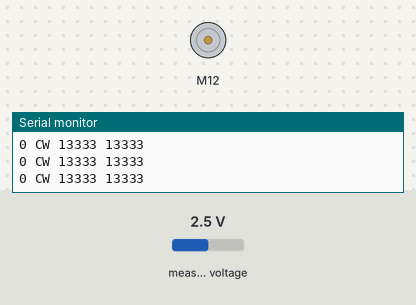
Simulated run of this sketch. Board: ESP32. Shown: DC motor (green arrow = forward, orange = backward, longer = faster), the last lines printed to the serial monitor. Inputs (shaded band) come from the test bench; at power-on: measured voltage 2.5 V.

Above: at 1.2 s.
1.3 s: measured voltage set to 3.8 V
At 2.5 s:
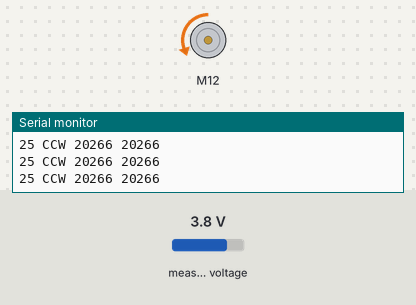
2.8 s: measured voltage set to 0.1 V
At 4.0 s:
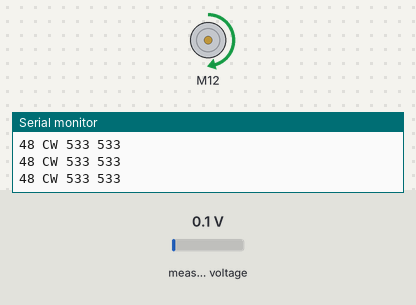
4.3 s: measured voltage set to 1.2 V
At 5.4 s:
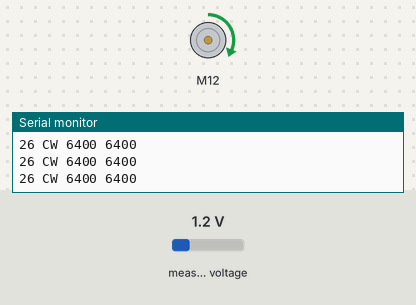
5.8 s: measured voltage set to 4.9 V
At 6.6 s:
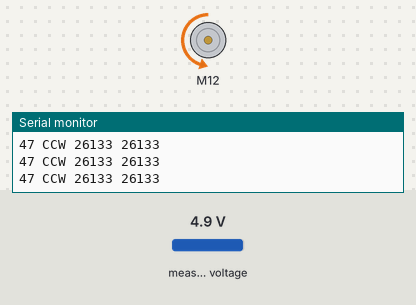
7.3 s: measured voltage set to 2.5 V
At 7.8 s:
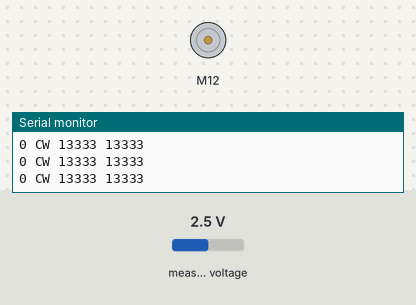
Timing chart, 0 to 9.8 s (numbered marks = the images above; inputs shaded):
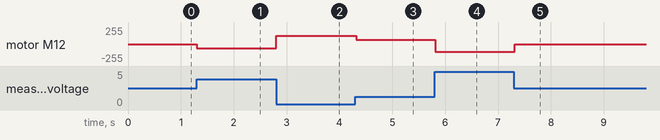

Measured:
- after the input at 1.3 s, motor M12: stopped → backward 63/255 at once
- after the input at 2.8 s, motor M12: backward 63/255 → forward 122/255 at once
- after the input at 4.3 s, motor M12: forward 122/255 → forward 66/255 at once
- after the input at 5.8 s, motor M12: forward 66/255 → backward 119/255 at once
- after the input at 7.3 s, motor M12: backward 119/255 → stopped at once

The sketch:

Motor_Turn_Test_V2.ino
```cpp
// (licence header left out)
//
/*
#define RPWM 12 // define pin 3 for RPWM pin (output)
#define R_EN 23 // define pin 2 for R_EN pin (input)
#define R_IS 25 // define pin 5 for R_IS pin (output)

#define LPWM 13 // define pin 6 for LPWM pin (output)
#define L_EN 27 // define pin 7 for L_EN pin (input)
#define L_IS 29 // define pin 8 for L_IS pin (output)

*/

#define RPWM 12 // define pin 3 for RPWM pin (output)
#define R_EN 23 // define pin 2 for R_EN pin (input)
#define R_IS 25 // define pin 5 for R_IS pin (output)

#define LPWM 13 // define pin 6 for LPWM pin (output)
#define L_EN 27 // define pin 7 for L_EN pin (input)
#define L_IS 29 // define pin 8 for L_IS pin (output)

#define CW 1 //do not change
#define CCW 0 //do not change
#define debug 0 //change to 0 to hide serial monitor debugging infornmation or set to 1 to view


#define speedpot      A0       //PIN FOR SPEED POT

#include <RobojaxBTS7960.h>

#include <Wire.h>
#include <Adafruit_ADS1015.h>

 Adafruit_ADS1115 ads(0x48);  /* Use this for the 16-bit version */
 Adafruit_ADS1115 ads2(0x49);

RobojaxBTS7960 motor(R_EN,RPWM,R_IS, L_EN,LPWM,L_IS,debug);


   int speedval = 0;          // VARIABLE INITIALIZAT

void setup() {
  // BTS7960 Motor Control Code by Robojax.com 20190622
  Serial.begin(9600);// setup Serial Monitor to display information

 ads.begin();
  ads2.begin();
   motor.begin();

    // BTS7960 Motor Control Code by Robojax.com 20190622
}

void loop() {
    int16_t adc0, adc1, adc2, adc3;

  adc0 = ads.readADC_SingleEnded(0);
  adc1 = ads2.readADC_SingleEnded(0);
//  adc2 = ads.readADC_SingleEnded(2);
//  adc3 = ads.readADC_SingleEnded(3);


   // BTS7960 Motor Control Code by Robojax.com 20190622

  // float val = analogRead(speedpot);

   if (adc0 > 13415){

    adc0 = ads.readADC_SingleEnded(0);

     speedval = map(adc0,13415,26830,0,50) ;

        motor.rotate(speedval,CCW);


    Serial.print(speedval);
    Serial.print(" ");
        Serial.print("CCW");
    Serial.print(" ");
      Serial.print (adc0);
      Serial.print(" ");
      Serial.println (adc1);
   }

   if (adc0 < 13415){

    adc0 = ads.readADC_SingleEnded(0);

     speedval = map(adc0,13415,0,0,50) ;

        motor.rotate(speedval,CW);


    Serial.print(speedval);
    Serial.print(" ");
            Serial.print("CW");
    Serial.print(" ");
      Serial.print (adc0);
      Serial.print(" ");
      Serial.print (adc1);Serial.println(" ");
   }


//    Serial.print(speedval);
//    Serial.print(" ");
//      Serial.print (adc0);
//      Serial.print(" ");
//      Serial.println (adc1);
//
 // BTS7960 Motor Control Code by Robojax.com 20190622
}// loop ends
```
